Frame 1 (no input): blank canvas, image omitted
Frame 60 (the mouse pressed at the canvas centre just before this capture): blank canvas, image omitted
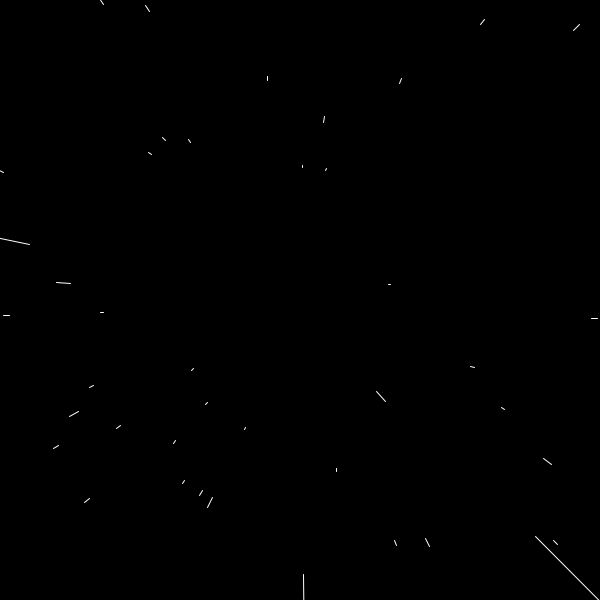
Frame 120 (the mouse held since frame 60 and released just before this capture)

The Processing sketch whose frames 1 and 60 were blank and that drew this single picture after the mouse press (run headless with seeded random() and noise(); from frame 60 on, the mouse is pressed at the canvas centre):

// Processing sketch: sketch_coding_challenge_1_starfield
// ── sketch_coding_challenge_1_starfield.pde
Star [] stars = new Star [400];

float speed;

void setup () {
  size (600, 600);
  for (int i = 0; i < stars.length; i++){
   stars [i] = new Star (); 
  }
}

void draw () {
  background (0);
  speed = map (mouseX, 0, width, 0, 20);
  translate (width/2, height/2);
  for (int i = 0; i < stars.length; i++){
   stars [i].update(); 
   stars [i].show();
  }
  
}

// ── Star.pde
class Star {
  float x;
  float y;
  float z;
  
  float pz;
  
  Star () {
    x = random (-width, width);
    y = random (-height, height);
    z = random (width);
    pz = z;
  }
  
  void update () {
    z = z-speed;
    if (z < 1) {
      z = width;
      x = random (-width, width);
      y = random (-height, height);
    }
  }
  
  void show () {
    fill (255);
    noStroke ();
    float sx = map (x/z, 0, 1, 0, width);
    float sy = map (y/z, 0, 1, 0, height);
    
    float r = map (z, 0, width, 12, 0);
    //ellipse (sx,sy,r,r);
    
    float px = map (x/pz, 0, 1, 0, width);
    float py = map (y/pz, 0, 1, 0, height);
    pz = z;
    stroke (255);
    line (px, py, sx, sy);
  }
  
}
